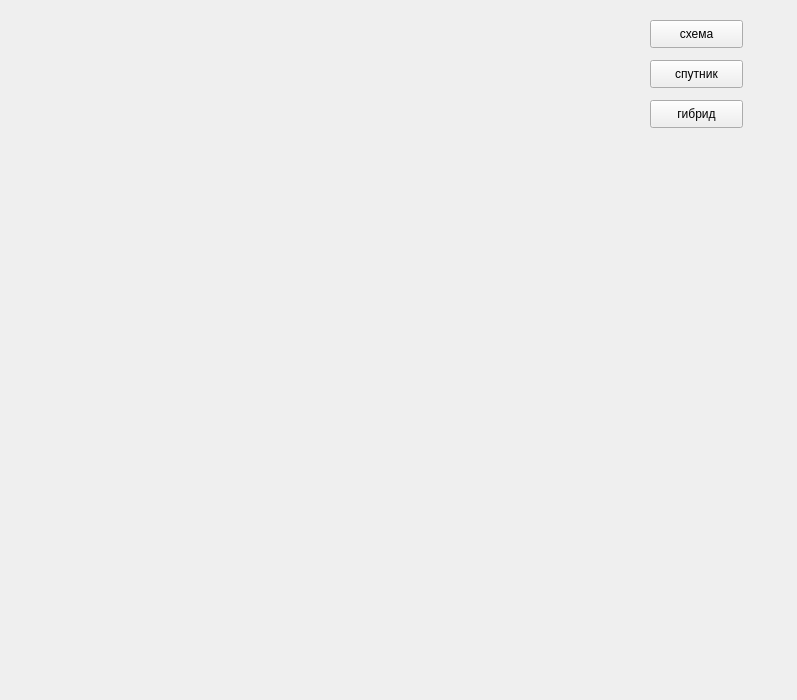
<?xml version="1.0" encoding="UTF-8"?>
<ui version="4.0">
 <class>Form</class>
 <widget class="QWidget" name="Form">
  <property name="enabled">
   <bool>true</bool>
  </property>
  <property name="geometry">
   <rect>
    <x>0</x>
    <y>0</y>
    <width>797</width>
    <height>700</height>
   </rect>
  </property>
  <property name="windowTitle">
   <string>Mars Map</string>
  </property>
  <widget class="QLabel" name="label">
   <property name="geometry">
    <rect>
     <x>0</x>
     <y>-10</y>
     <width>791</width>
     <height>711</height>
    </rect>
   </property>
   <property name="text">
    <string/>
   </property>
  </widget>
  <widget class="QPushButton" name="MyButton">
   <property name="geometry">
    <rect>
     <x>650</x>
     <y>20</y>
     <width>93</width>
     <height>28</height>
    </rect>
   </property>
   <property name="tabletTracking">
    <bool>true</bool>
   </property>
   <property name="focusPolicy">
    <enum>Qt::NoFocus</enum>
   </property>
   <property name="text">
    <string>схема</string>
   </property>
   <property name="autoDefault">
    <bool>false</bool>
   </property>
  </widget>
  <widget class="QPushButton" name="MyButton_2">
   <property name="geometry">
    <rect>
     <x>650</x>
     <y>60</y>
     <width>93</width>
     <height>28</height>
    </rect>
   </property>
   <property name="focusPolicy">
    <enum>Qt::NoFocus</enum>
   </property>
   <property name="text">
    <string>спутник</string>
   </property>
  </widget>
  <widget class="QPushButton" name="MyButton_3">
   <property name="geometry">
    <rect>
     <x>650</x>
     <y>100</y>
     <width>93</width>
     <height>28</height>
    </rect>
   </property>
   <property name="focusPolicy">
    <enum>Qt::NoFocus</enum>
   </property>
   <property name="text">
    <string>гибрид</string>
   </property>
  </widget>
 </widget>
 <resources/>
 <connections/>
</ui>
